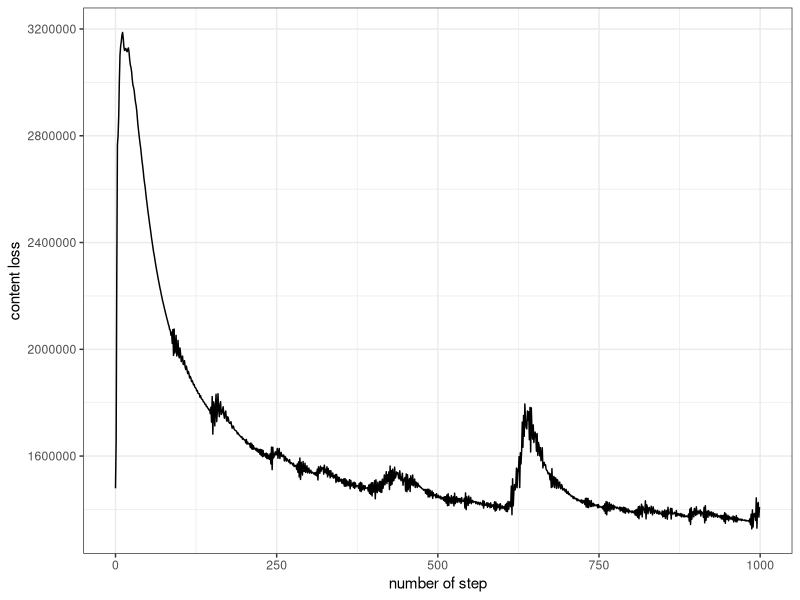
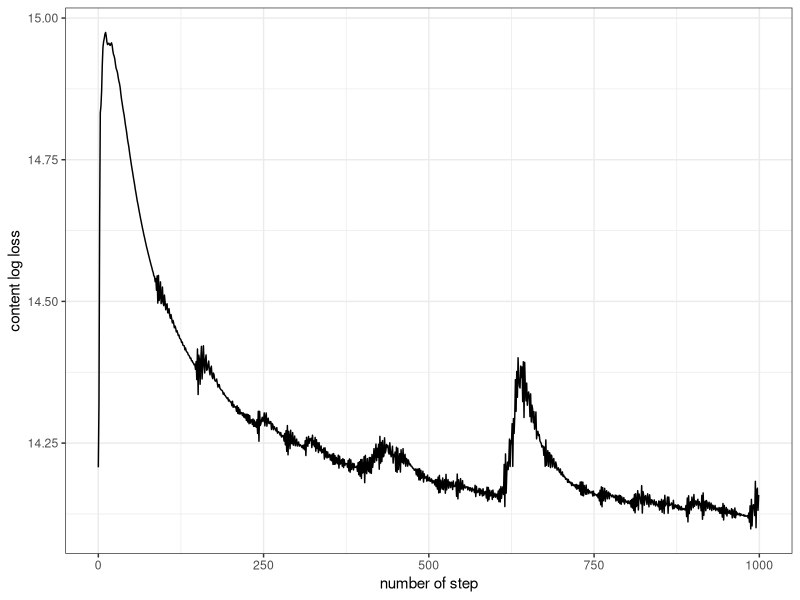
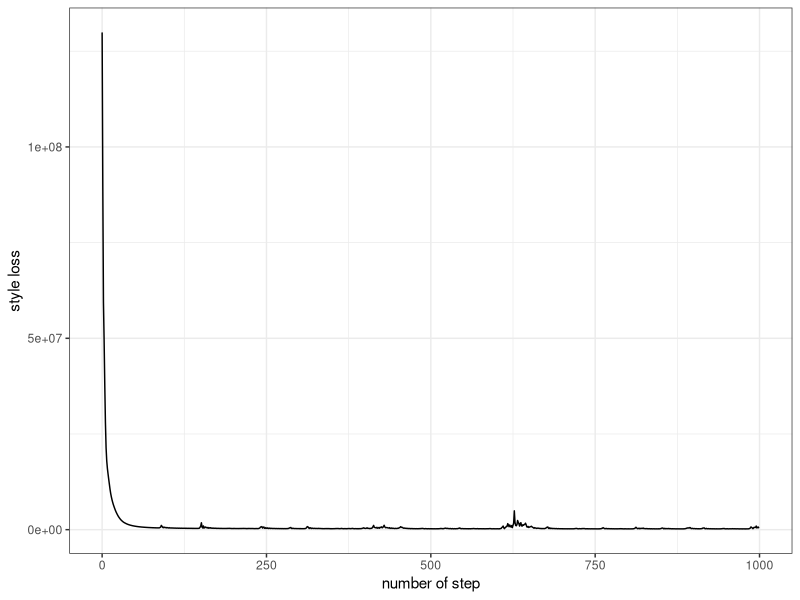
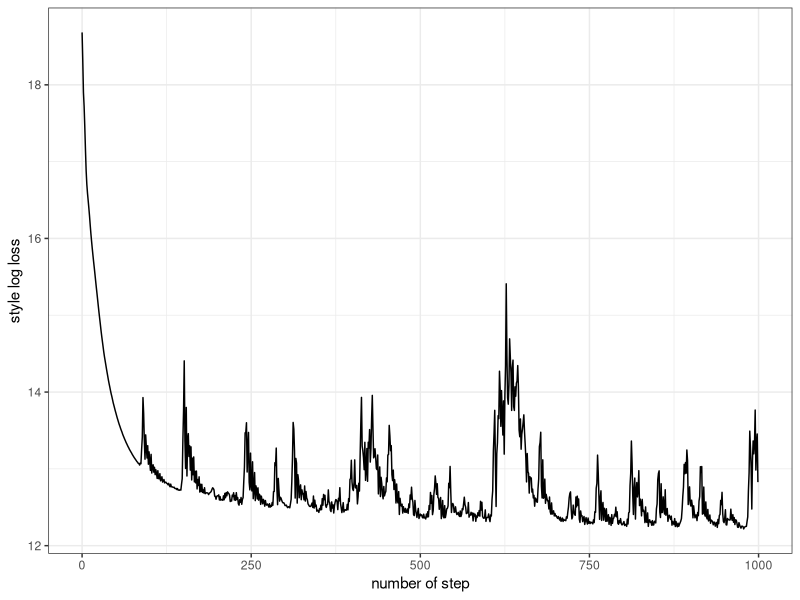
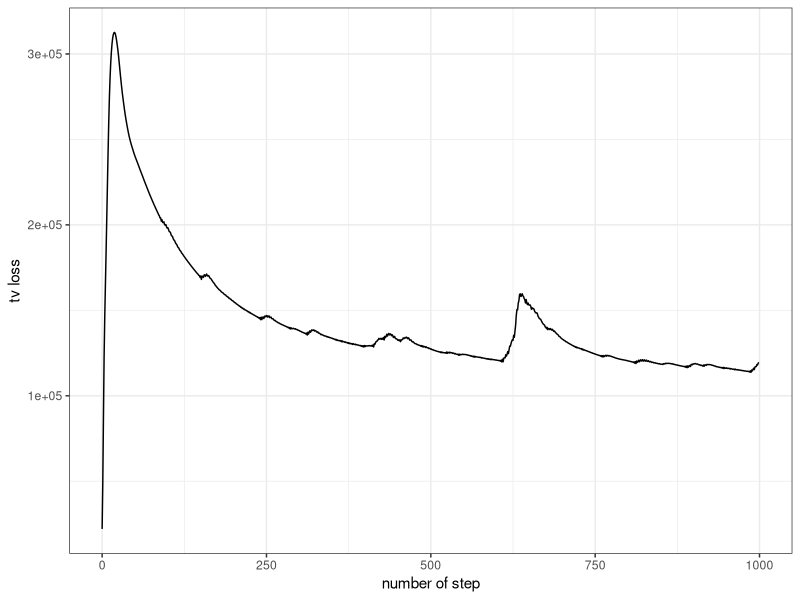
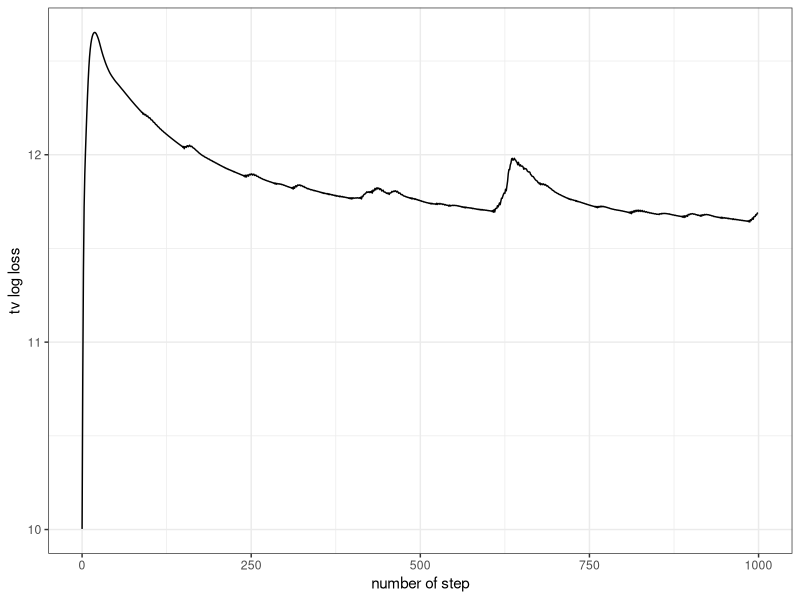
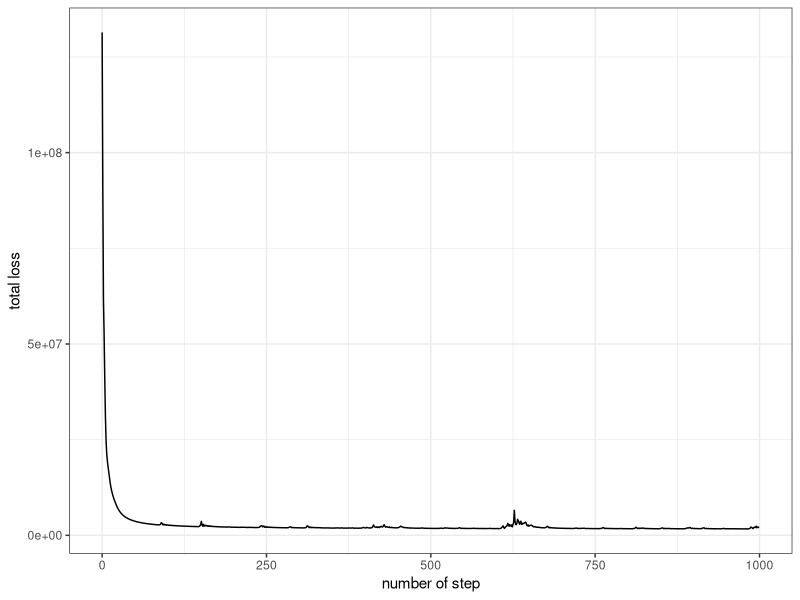
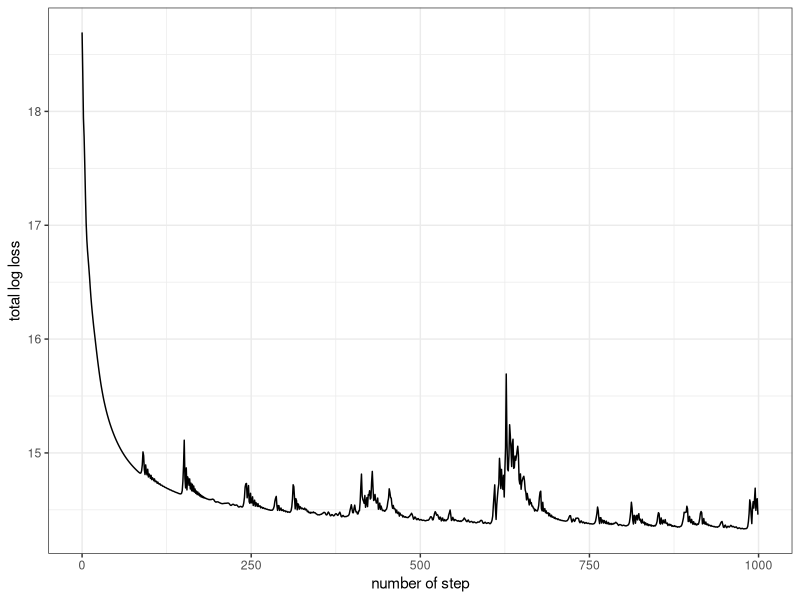

Write the R code that produced these figures, in order.
# # # Plot of model training loss curves
library(ggplot2)

# load data
content_loss <- read.csv('run_neural_network-tag-content_loss.csv')
style_loss <- read.csv('run_neural_network-tag-style_loss.csv')
tv_loss <- read.csv('run_neural_network-tag-tv_loss.csv')
total_loss <- read.csv('run_neural_network-tag-total_loss.csv')

content_loss$log_loss <- log(content_loss$Value)
style_loss$log_loss <- log(style_loss$Value)
tv_loss$log_loss <- log(tv_loss$Value)
total_loss$log_loss <- log(total_loss$Value)

# format data
df_plot = list(
  content = content_loss,
  style = style_loss,
  tv = tv_loss,
  total = total_loss
)

# plot curve and save
for (loss_type in names(df_plot)) {
  df <- df_plot[loss_type][[1]]
  
  # plot loss curve
  fig_loss <- ggplot(data = df, aes(x = Step, y = Value)) + 
    geom_line() + theme_bw() + xlim(c(0, 1000)) + 
    labs(x = 'number of step', y = paste(loss_type, 'loss')) + 
    theme(panel.background = element_blank())
  ggsave(paste(loss_type, '_loss.pdf', sep = ''), fig_loss, width = 6, height = 5)
  
  # plot log loss curve
  fig_log_loss <- ggplot(data = df, aes(x = Step, y = log_loss)) + 
    geom_line() + theme_bw() + xlim(c(0, 1000)) + 
    labs(x = 'number of step', y = paste(loss_type, 'log loss')) + 
    theme(panel.background = element_blank())
  ggsave(paste(loss_type, '_log_loss.pdf', sep = ''), fig_log_loss, width = 6, height = 5)
}

